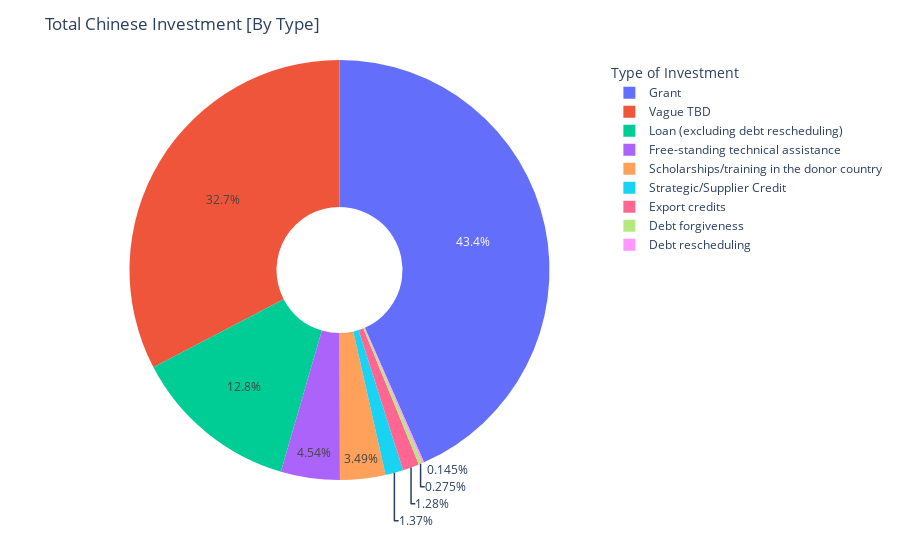

Notebook source saved alongside this figure:
### Code cell
values = ms['flow'].value_counts()
class_ = pd.unique(ms['flow'])

fig = px.pie(ms, values=values, labels=class_, names = class_, hole=.3)
fig.update_layout(
    
    title = "Total Chinese Investment [By Type]",
    legend_title_text='Type of Investment',
    showlegend=True
    
)

fig.show()

### Figure 1 — Plotly figure (JSON) as saved in the notebook; plotly's stock layout.template omitted (floating-point values rounded to 4 significant figures)
{"data": [{"domain": {"x": [0.0, 1.0], "y": [0.0, 1.0]}, "hole": 0.3, "hovertemplate": "label=%{label}<br>value=%{value}<extra></extra>", "labels": ["Grant", "Vague TBD", "Loan (excluding debt rescheduling)", "Free-standing technical assistance", "Scholarships/training in the donor country", "Strategic/Supplier Credit", "Export credits", "Debt forgiveness", "Debt rescheduling"], "legendgroup": "", "name": "", "showlegend": true, "type": "pie", "values": [2687, 2022, 794, 281, 216, 85, 79, 17, 9]}], "layout": {"legend": {"title": {"text": "Type of Investment"}, "tracegroupgap": 0}, "margin": {"t": 60}, "showlegend": true, "title": {"text": "Total Chinese Investment [By Type]"}}}
